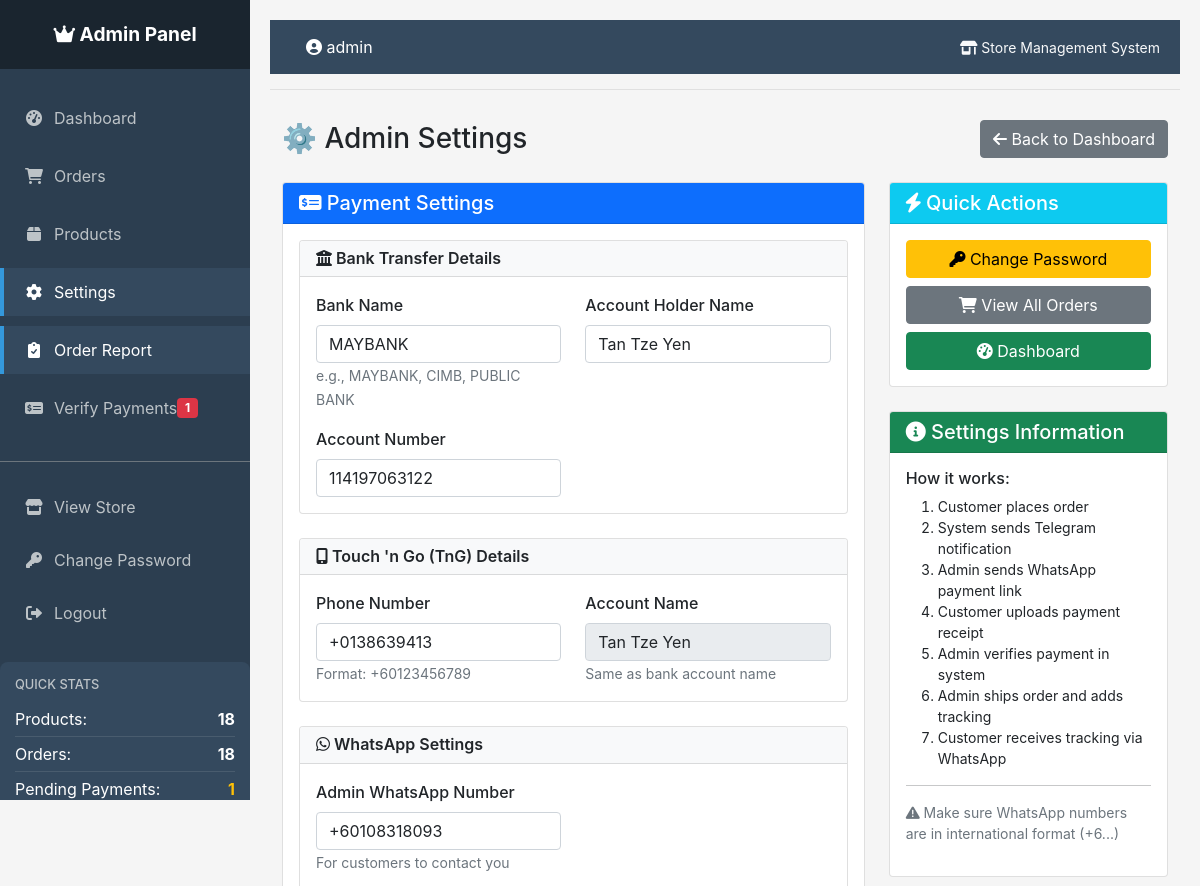
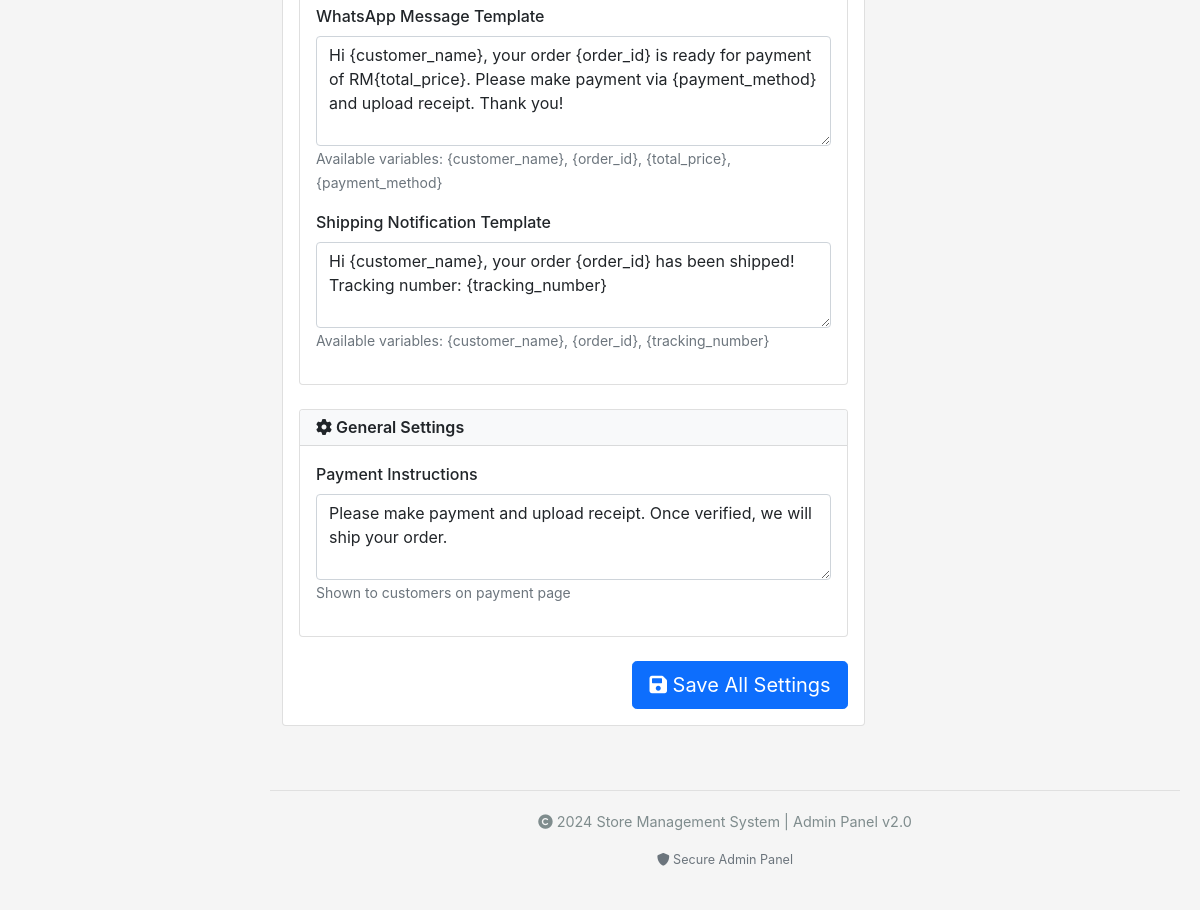
Page /admin/settings (signed in) on the committed database (2 pictures, top to bottom).
### tables this page shows
CREATE TABLE admin_settings (
            id INTEGER PRIMARY KEY AUTOINCREMENT,
            setting_key TEXT UNIQUE NOT NULL,
            setting_value TEXT,
            setting_type TEXT DEFAULT 'text',
            description TEXT,
            updated_at TIMESTAMP DEFAULT CURRENT_TIMESTAMP
        );

### app.py (the view, shortened to what this page needs)
@app.route('/admin/settings', methods=['GET', 'POST'])
@admin_required
def admin_settings():
    settings = get_settings()
    return render_template('admin_settings.html', settings=settings)

### app.py (called while the page is built)
def get_db_connection():
    conn = sqlite3.connect(app.config['DATABASE'])
    conn.row_factory = sqlite3.Row
    return conn

@app.before_request
def before_request():
    g.conn = get_db_connection()

@app.teardown_request
def teardown_request(exception):
    if hasattr(g, 'conn'):
        g.conn.close()

def admin_required(f):
    @wraps(f)
    def decorated_function(*args, **kwargs):
        if 'admin_logged_in' not in session:
            return redirect(url_for('admin_login'))
        return f(*args, **kwargs)
    return decorated_function

def get_settings():
    settings = g.conn.execute('SELECT * FROM admin_settings').fetchall()
    return {row['setting_key']: row['setting_value'] for row in settings}

@app.context_processor
def inject_pending_payments():
    if hasattr(g, 'conn'):
        pending_count = g.conn.execute(
            'SELECT COUNT(*) FROM orders WHERE payment_status = "pending_verification"'
        ).fetchone()[0]
        return dict(pending_payments=pending_count)
    return dict(pending_payments=0)

### templates/admin_settings.html (shortened to what this page needs)
{% extends "admin_base.html" %}
{% block content %}
<div class="container-fluid">
    <div class="d-flex justify-content-between align-items-center mb-4">
        <h1 class="h3 mb-0">⚙️ Admin Settings</h1>
        <a href="{{ url_for('admin_dashboard') }}" class="btn btn-secondary">
            <i class="fas fa-arrow-left"></i> Back to Dashboard
        </a>
    </div>
    <div class="row">
        <div class="col-lg-8">
            <div class="card mb-4">
                <div class="card-header bg-primary text-white">
                    <h5 class="mb-0"><i class="fas fa-money-check-alt"></i> Payment Settings</h5>
                </div>
                <div class="card-body">
                    <form method="POST" action="{{ url_for('admin_settings') }}">
                        <div class="card mb-4">
                            <div class="card-header bg-light">
                                <h6 class="mb-0"><i class="fas fa-university"></i> Bank Transfer Details</h6>
                            </div>
                            <div class="card-body">
                                <div class="row mb-3">
                                    <div class="col-md-6">
                                        <label class="form-label">Bank Name</label>
                                        <input type="text" class="form-control"
                                               name="setting_bank_name"
                                               value="{{ settings.bank_name }}">
                                        <small class="text-muted">e.g., MAYBANK, CIMB, PUBLIC BANK</small>
                                    </div>
                                    <div class="col-md-6">
                                        <label class="form-label">Account Holder Name</label>
                                        <input type="text" class="form-control"
                                               name="setting_bank_account_name"
                                               value="{{ settings.bank_account_name }}">
                                    </div>
                                </div>
                                <div class="row">
                                    <div class="col-md-6">
                                        <label class="form-label">Account Number</label>
                                        <input type="text" class="form-control"
                                               name="setting_bank_account_number"
                                               value="{{ settings.bank_account_number }}">
                                    </div>
                                </div>
                            </div>
                        </div>
                        <div class="card mb-4">
                            <div class="card-header bg-light">
                                <h6 class="mb-0"><i class="fas fa-mobile-alt"></i> Touch 'n Go (TnG) Details</h6>
                            </div>
                            <div class="card-body">
                                <div class="row">
                                    <div class="col-md-6">
                                        <label class="form-label">Phone Number</label>
                                        <input type="text" class="form-control"
                                               name="setting_tng_phone_number"
                                               value="{{ settings.tng_phone_number }}">
                                        <small class="text-muted">Format: +60123456789</small>
                                    </div>
                                    <div class="col-md-6">
                                        <label class="form-label">Account Name</label>
                                        <input type="text" class="form-control"
                                               name="setting_bank_account_name"
                                               value="{{ settings.bank_account_name }}" readonly>
                                        <small class="text-muted">Same as bank account name</small>
                                    </div>
                                </div>
                            </div>
                        </div>
                        <div class="card mb-4">
                            <div class="card-header bg-light">
                                <h6 class="mb-0"><i class="fab fa-whatsapp"></i> WhatsApp Settings</h6>
                            </div>
                            <div class="card-body">
                                <div class="row mb-3">
                                    <div class="col-md-6">
                                        <label class="form-label">Admin WhatsApp Number</label>
                                        <input type="text" class="form-control"
                                               name="setting_admin_whatsapp_number"
                                               value="{{ settings.admin_whatsapp_number }}">
                                        <small class="text-muted">For customers to contact you</small>
                                    </div>
                                </div>
                                <div class="mb-3">
                                    <label class="form-label">WhatsApp Message Template</label>
                                    <textarea class="form-control" rows="4"
                                              name="setting_whatsapp_message">{{ settings.whatsapp_message }}</textarea>
                                    <small class="text-muted">
                                        Available variables: {customer_name}, {order_id}, {total_price}, {payment_method}
                                    </small>
                                </div>
                                <div class="mb-3">
                                    <label class="form-label">Shipping Notification Template</label>
                                    <textarea class="form-control" rows="3"
                                              name="setting_shipping_message">{{ settings.shipping_message }}</textarea>
                                    <small class="text-muted">
                                        Available variables: {customer_name}, {order_id}, {tracking_number}
                                    </small>
                                </div>
                            </div>
                        </div>
                        <div class="card mb-4">
                            <div class="card-header bg-light">
                                <h6 class="mb-0"><i class="fas fa-cog"></i> General Settings</h6>
                            </div>
                            <div class="card-body">
                                <div class="mb-3">
                                    <label class="form-label">Payment Instructions</label>
                                    <textarea class="form-control" rows="3"
                                              name="setting_payment_instructions">{{ settings.payment_instructions }}</textarea>
                                    <small class="text-muted">Shown to customers on payment page</small>
                                </div>
                            </div>
                        </div>
                        <div class="text-end">
                            <button type="submit" class="btn btn-primary btn-lg">
                                <i class="fas fa-save"></i> Save All Settings
                            </button>
                        </div>
                    </form>
                </div>
            </div>
        </div>
        <div class="col-lg-4">
            <div class="card mb-4">
                <div class="card-header bg-info text-white">
                    <h5 class="mb-0"><i class="fas fa-bolt"></i> Quick Actions</h5>
                </div>
                <div class="card-body">
                    <div class="d-grid gap-2">
                        <a href="{{ url_for('change_password') }}" class="btn btn-warning">
                            <i class="fas fa-key"></i> Change Password
                        </a>
                        <a href="{{ url_for('admin_orders') }}" class="btn btn-secondary">
                            <i class="fas fa-shopping-cart"></i> View All Orders
                        </a>
                        <a href="{{ url_for('admin_dashboard') }}" class="btn btn-success">
                            <i class="fas fa-tachometer-alt"></i> Dashboard
                        </a>
                    </div>
                </div>
            </div>
            <div class="card">
                <div class="card-header bg-success text-white">
                    <h5 class="mb-0"><i class="fas fa-info-circle"></i> Settings Information</h5>
                </div>
                <div class="card-body">
                    <h6>How it works:</h6>
                    <ol class="small">
                        <li>Customer places order</li>
                        <li>System sends Telegram notification</li>
                        <li>Admin sends WhatsApp payment link</li>
                        <li>Customer uploads payment receipt</li>
                        <li>Admin verifies payment in system</li>
                        <li>Admin ships order and adds tracking</li>
                        <li>Customer receives tracking via WhatsApp</li>
                    </ol>
                    <hr>
                    <p class="small text-muted">
                        <i class="fas fa-exclamation-triangle"></i> Make sure WhatsApp numbers are in international format (+6...)
                    </p>
                </div>
            </div>
        </div>
    </div>
</div>
{% endblock %}

### templates/admin_base.html (style rules this page uses)
body { font-family: -apple-system, BlinkMacSystemFont, 'Segoe UI', Roboto, Oxygen, Ubuntu, Cantarell, sans-serif; background-color: #f5f5f5; }

### templates/admin_settings.html (style rules this page uses)
.card-header h6 { font-size: 1rem; font-weight: 600; }
.form-label { font-weight: 500; }

### rows in the picture
admin_settings: setting_bank_name "MAYBANK"
admin_settings: setting_bank_account_name "Tan Tze Yen"
admin_settings: setting_bank_account_number "114197063122"
admin_settings: setting_tng_phone_number "+0138639413"
admin_settings: setting_admin_whatsapp_number "+60108318093"
admin_settings: setting_whatsapp_message "Hi {customer_name}, your order {order_id} is ready for payment of RM{total_price}. Please make payment via {payment_method} and upload receipt. Thank you!"
admin_settings: setting_shipping_message "Hi {customer_name}, your order {order_id} has been shipped! Tracking number: {tracking_number}"
admin_settings: setting_payment_instructions "Please make payment and upload receipt. Once verified, we will ship your order."

### other values in the picture
{{ pending_payments }} "1"
{{ stats['product_count'] if stats else 0 }} "18"
{{ order_stats['order_count'] if order_stats else 0 }} "18"
{{ pending_stats['pending_count'] if pending_stats else 0 }} "1"
{{ session.get('admin_username', 'Admin') }} "admin"
